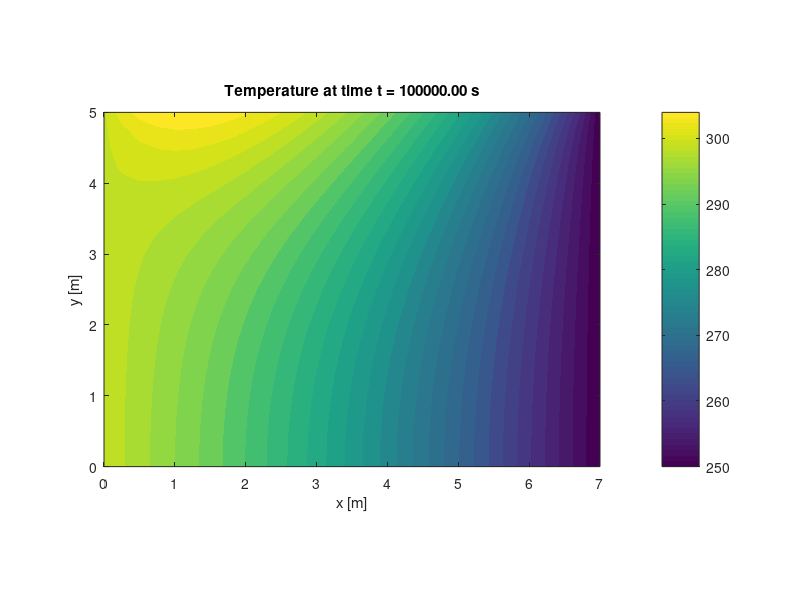
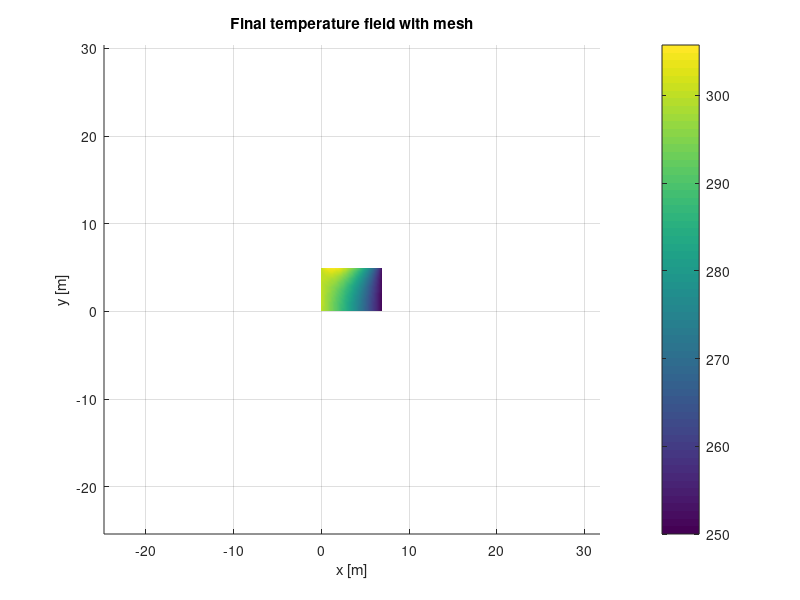
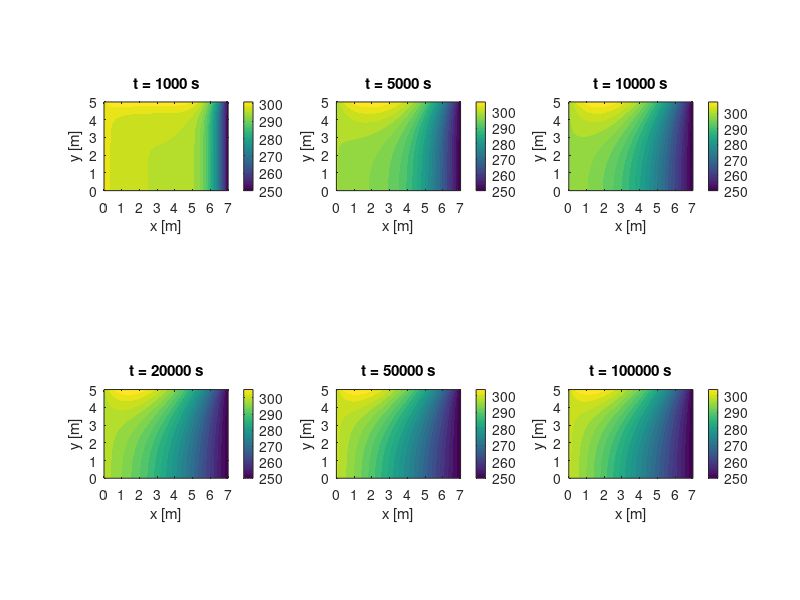

These figures' MATLAB source, in order: (Note: this script raises an error after producing the figures.)
clc;
clear;
close all;

%% ============================================================
%  FEM Room Temperature Control - Part 1.1
%  2D transient heat conduction using:
%  - 4-node bilinear quadrilateral elements
%  - uniform mesh
%  - Backward Euler (implicit) time stepping
%
%  Governing equation:
%      rho*cp*dT/dt - div(k grad(T)) = qvol
%
%  BCs for validation case:
%      Left wall   : T = 300 K   (Dirichlet)
%      Right wall  : T = 250 K   (Dirichlet)
%      Bottom wall : adiabatic   (natural BC, no action needed)
%      Top wall    : prescribed heat flux q_top
%% ============================================================

%% -----------------------------
%  Physical properties
%% -----------------------------
k   = 0.5;      % W/m-K
rho = 1.184;    % kg/m^3
cp  = 1000;     % J/kg-K

%% -----------------------------
%  Domain
%% -----------------------------
Lx = 7.0;       % m
Ly = 5.0;       % m

%% -----------------------------
%  Source term
%% -----------------------------
qvol = 0.0;     % W/m^3

%% -----------------------------
%  Boundary conditions
%% -----------------------------
T_left  = 300.0;    % K
T_right = 250.0;    % K
q_top   = 4.0;      % W/m^2

%% -----------------------------
%  Initial condition
%% -----------------------------
T_init = 297.0;     % K

%% -----------------------------
%  Mesh
%% -----------------------------
Nx = 28;            % number of elements in x
Ny = 20;            % number of elements in y

dx = Lx / Nx;
dy = Ly / Ny;

[xg, yg] = meshgrid(0:dx:Lx, 0:dy:Ly);

% Node list
nodes = [xg(:), yg(:)];
nNodes = size(nodes,1);

% -------------------------------------------------
% Element connectivity consistent with MATLAB's
% columnwise storage of xg(:), yg(:)
%
% local node ordering:
%   4 ---- 3
%   |      |
%   |      |
%   1 ---- 2
% -------------------------------------------------
elems = zeros(Nx*Ny, 4);
e = 0;

for i = 1:Nx
    for j = 1:Ny
        e = e + 1;

        n1 = (i-1)*(Ny+1) + j;       % bottom-left
        n2 = i*(Ny+1) + j;           % bottom-right
        n3 = i*(Ny+1) + (j+1);       % top-right
        n4 = (i-1)*(Ny+1) + (j+1);   % top-left

        elems(e,:) = [n1 n2 n3 n4];
    end
end

nElem = size(elems,1);

%% -----------------------------
%  Initialize global matrices/vectors
%% -----------------------------
K    = sparse(nNodes, nNodes);   % conductivity matrix
C    = sparse(nNodes, nNodes);   % capacity matrix
Fq   = zeros(nNodes,1);          % volumetric source vector
Ftop = zeros(nNodes,1);          % top boundary flux vector

%% -----------------------------
%  2x2 Gauss quadrature for area
%% -----------------------------
gp = [-1/sqrt(3),  1/sqrt(3)];
gw = [1, 1];

%% ============================================================
%  Element assembly
%% ============================================================
for ee = 1:nElem
    conn = elems(ee,:);

    xe = nodes(conn,1);
    ye = nodes(conn,2);

    Ke = zeros(4,4);
    Ce = zeros(4,4);
    Fe_vol = zeros(4,1);

    %% Area integrals
    for ii = 1:2
        xi = gp(ii);
        wi = gw(ii);

        for jj = 1:2
            eta = gp(jj);
            wj = gw(jj);

            % Shape functions
            N = 0.25 * [ ...
                (1-xi)*(1-eta);
                (1+xi)*(1-eta);
                (1+xi)*(1+eta);
                (1-xi)*(1+eta)];

            % Derivatives wrt natural coordinates [dN/dxi, dN/deta]
            dN_dxi = 0.25 * [ ...
                -(1-eta),  -(1-xi);
                 (1-eta),  -(1+xi);
                 (1+eta),   (1+xi);
                -(1+eta),   (1-xi)];

            % Jacobian
            J = [dN_dxi(:,1)'; dN_dxi(:,2)'] * [xe ye];
            detJ = det(J);

            if detJ <= 0
                error('Non-positive Jacobian detected in element %d.', ee);
            end

            invJ = inv(J);

            % Correct derivative transformation
            dN_dxdy = dN_dxi * invJ;   % 4x2

            % B matrix
            B = dN_dxdy';              % 2x4

            % Element matrices
            Ke = Ke + (B' * (k * eye(2)) * B) * detJ * wi * wj;
            Ce = Ce + (rho * cp) * (N * N') * detJ * wi * wj;
            Fe_vol = Fe_vol + N * qvol * detJ * wi * wj;
        end
    end

    %% Top edge heat flux integral
    if abs(ye(3) - Ly) < 1e-12 && abs(ye(4) - Ly) < 1e-12
        Fe_top = zeros(4,1);

        eta = 1.0;   % top edge

        for ii = 1:2
            xi = gp(ii);
            wi = gw(ii);

            N_edge = 0.25 * [ ...
                (1-xi)*(1-eta);
                (1+xi)*(1-eta);
                (1+xi)*(1+eta);
                (1-xi)*(1+eta)];

            dN_dxi_edge = 0.25 * [ ...
                -(1-eta),  -(1-xi);
                 (1-eta),  -(1+xi);
                 (1+eta),   (1+xi);
                -(1+eta),   (1-xi)];

            dx_dxi = sum(dN_dxi_edge(:,1) .* xe);
            dy_dxi = sum(dN_dxi_edge(:,1) .* ye);
            Jedge = sqrt(dx_dxi^2 + dy_dxi^2);

            % Positive q_top means heat added into the domain
            Fe_top = Fe_top + N_edge * q_top * Jedge * wi;
        end

        Ftop(conn) = Ftop(conn) + Fe_top;
    end

    %% Global assembly
    K(conn,conn) = K(conn,conn) + Ke;
    C(conn,conn) = C(conn,conn) + Ce;
    Fq(conn)     = Fq(conn) + Fe_vol;
end

%% ============================================================
%  Boundary node identification
%% ============================================================
x = nodes(:,1);

leftNodes  = find(abs(x - 0.0) < 1e-12);
rightNodes = find(abs(x - Lx) < 1e-12);

dirichletNodes = unique([leftNodes; rightNodes]);
freeNodes      = setdiff((1:nNodes)', dirichletNodes);

Tbc = nan(nNodes,1);
Tbc(leftNodes)  = T_left;
Tbc(rightNodes) = T_right;

%% ============================================================
%  Diagnostics before time stepping
%% ============================================================
fprintf('Assembly diagnostics:\n');

Cdiag = full(diag(C));   % convert sparse → full

fprintf('  min(diag(C))        = %e\n', min(Cdiag));
fprintf('  max(diag(C))        = %e\n', max(Cdiag));
fprintf('  ||K-K''||_fro        = %e\n', norm(K-K','fro'));
fprintf('  nnz(K)              = %d\n', nnz(K));
fprintf('  nnz(C)              = %d\n\n', nnz(C));

%% ============================================================
%  Time stepping
%% ============================================================
dt     = 100.0;       % s
tEnd   = 100000.0;     % s
nSteps = round(tEnd / dt);

T = T_init * ones(nNodes,1);
T(leftNodes)  = T_left;
T(rightNodes) = T_right;

A = C + dt*K;
RHS_const = dt * (Fq + Ftop);

saveTimes = [1000, 5000, 10000, 20000, 50000, 100000];
saved = zeros(nNodes, numel(saveTimes));
saveCount = 1;

for n = 1:nSteps
    t = n * dt;

    b = C*T + RHS_const;

    A_mod = A;
    b_mod = b;

    % Move known Dirichlet contributions to RHS
    b_mod(freeNodes) = b_mod(freeNodes) - A_mod(freeNodes, dirichletNodes) * Tbc(dirichletNodes);

    % Enforce Dirichlet BCs strongly
    A_mod(dirichletNodes,:) = 0;
    A_mod(:,dirichletNodes) = 0;
    A_mod(sub2ind(size(A_mod), dirichletNodes, dirichletNodes)) = 1.0;

    b_mod(dirichletNodes) = Tbc(dirichletNodes);

    % Solve
    T = A_mod \ b_mod;

    if any(isnan(T)) || any(isinf(T))
        error('NaN or Inf detected at step %d, time %g s.', n, t);
    end

    if mod(n,20) == 0 || n == 1
        fprintf('step = %4d, t = %8.1f s, Tmin = %10.4f, Tmax = %10.4f\n', ...
            n, t, min(T), max(T));
    end

    if saveCount <= numel(saveTimes) && abs(t - saveTimes(saveCount)) < 0.5*dt
        saved(:,saveCount) = T;
        saveCount = saveCount + 1;
    end
end

%% ============================================================
%  Reshape for plotting
%% ============================================================
Tgrid = reshape(T, Ny+1, Nx+1);

%% Final temperature field
figure;
contourf(xg, yg, Tgrid, 30, 'LineColor', 'none');
colorbar;
axis equal tight;
xlabel('x [m]');
ylabel('y [m]');
title(sprintf('Temperature at time t = %.2f s', tEnd));

%% Final field with mesh
figure;
surf(xg, yg, Tgrid, 'EdgeColor', [0.2 0.2 0.2]);
view(2);
shading interp;
colorbar;
axis equal tight;
xlabel('x [m]');
ylabel('y [m]');
title('Final temperature field with mesh');

%% Transient snapshots
figure;
for i = 1:numel(saveTimes)
    subplot(2, ceil(numel(saveTimes)/2), i);
    Tplot = reshape(saved(:,i), Ny+1, Nx+1);
    contourf(xg, yg, Tplot, 25, 'LineColor', 'none');
    colorbar;
    axis equal tight;
    xlabel('x [m]');
    ylabel('y [m]');
    title(sprintf('t = %.0f s', saveTimes(i)));
end
sgtitle('Temperature evolution');

%% Final report
fprintf('\nFinal Tmin = %.4f K\n', min(T));
fprintf('Final Tmax = %.4f K\n', max(T));
